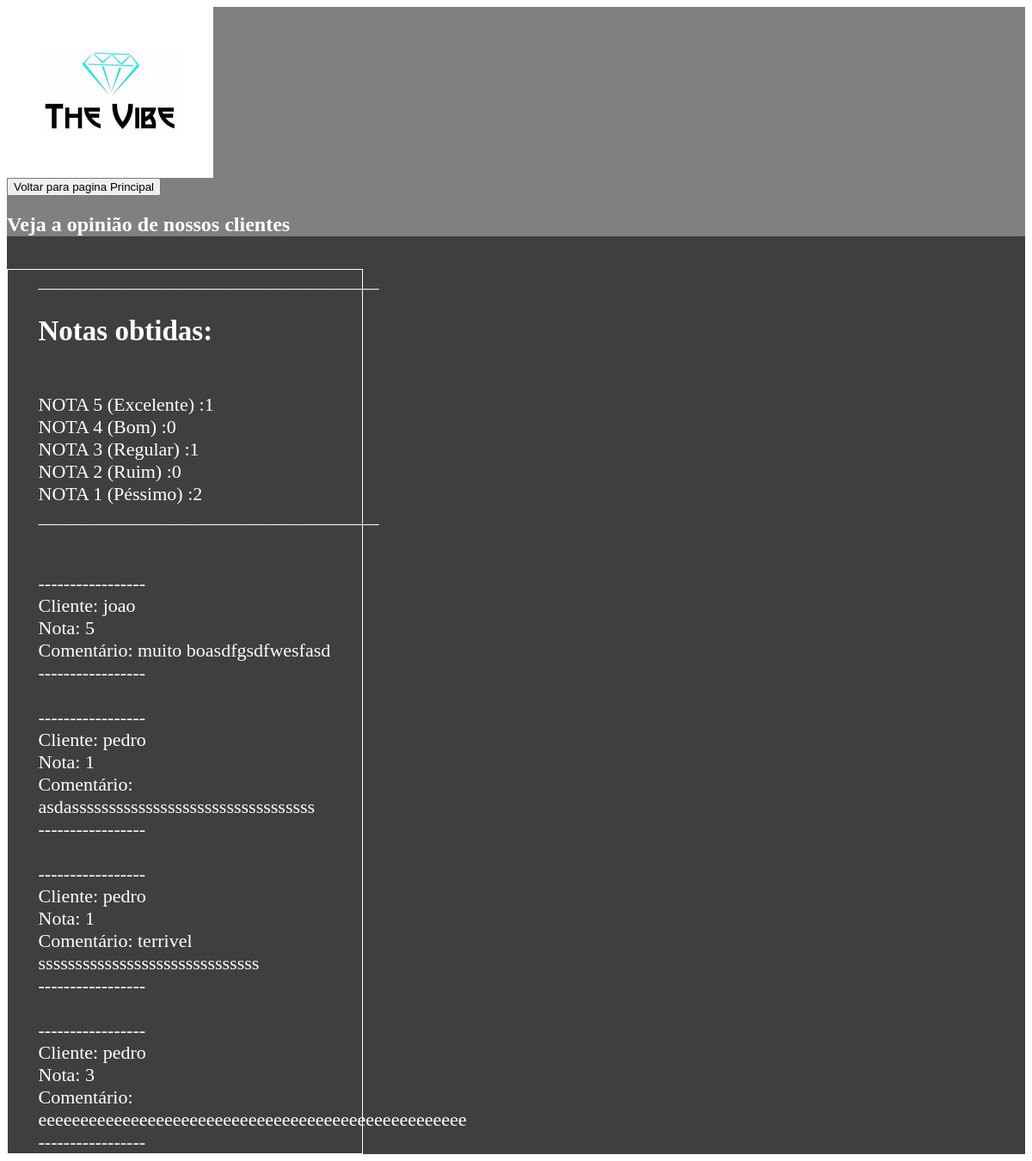
Page /feedback.php on the committed database.
### tables this page shows
CREATE TABLE IF NOT EXISTS `feedback` (
  `id` int(11) NOT NULL AUTO_INCREMENT,
  `nome` varchar(50) NOT NULL,
  `nota` int(11) NOT NULL,
  `comentario` varchar(500) NOT NULL,
  PRIMARY KEY (`id`)
);

### feedback.php (the view, shortened to what this page needs)
<?php
	require 'conexao.php';
?>
<!DOCTYPE html>
<html>
<head>
	<link rel="stylesheet" type="text/css" href="styles-cadastro.css">
</head>
<body>
	<section><div class="login-box">
	<img class="logo" src="images/vibe.png" alt="logotipo da loja" >
		<div class="login-box">
		<div class="login-box1">
		<input type="button" value="Voltar para pagina Principal" onclick="javascript: location.href='index.php';" />
		<h1> Veja a opinião de nossos clientes </h1>
		</div>
		<br>
			<div id="boxOrcamento" >
				<?php
					$feedbacks = dbBuscaFeedbacks();
					$feedbacks2 = dbBuscaFeedbacks();
					$notas1 = 0;
					$notas2 = 0;
					$notas3 = 0;
					$notas4 = 0;
					$notas5 = 0;
					while ($linha = mysqli_fetch_array($feedbacks)) {
						if ($linha['nota'] == 1) {
							$notas1++;
						}elseif ($linha['nota'] == 2) {
							$notas2++;
						}elseif ($linha['nota'] == 3) {
							$notas3++;
						}elseif ($linha['nota'] == 4) {
							$notas4++;
						}elseif ($linha['nota'] == 5) {
							$notas5++;
						}
					}
					echo "____________________________________" ?><br />
					<h2>Notas obtidas:</h2><br>
					<?php
						echo " NOTA 5 (Excelente) :".$notas5; ?><br /><?php
						echo " NOTA 4 (Bom) :".$notas4; ?><br /><?php
						echo " NOTA 3 (Regular) :".$notas3; ?><br /><?php
						echo " NOTA 2 (Ruim) :".$notas2; ?><br /><?php
						echo " NOTA 1 (Péssimo) :".$notas1; ?><br /><?php
					echo "____________________________________" ?><br /><br />
					<?php
					while ($linha = mysqli_fetch_array($feedbacks2)) {
						$txtNomeCliente = $linha['nome'];
						$txtNota = $linha['nota'];
						$txtComentario = $linha['comentario'];
							?><br /><?php
							echo "-----------------";
							?><br /><?php
							echo "Cliente: ".$txtNomeCliente;
							?><br /><?php
							echo "Nota: ".$txtNota;
							?><br /><?php
							echo "Comentário: ".$txtComentario;
							?><br /><?php
							echo "-----------------";
							?><br /><?php
					}
			?>
		</div>
	</div></section>
</body>
</html>

### styles-cadastro.css (style rules this page uses)
.login-box { background: rgba(0, 0, 0, 0.5); color: white; }
.login-box1 { background-color: gray; color: white; }
#boxOrcamento { margin-right: 65%; padding: 0 0 0 3%; border: 1px solid white; font-size: 22px; }

### rows in the picture
feedback: nome "joao", nota "5", comentario "muito boasdfgsdfwesfasd"
feedback: nome "pedro", nota "1", comentario "asdasssssssssssssssssssssssssssssssss"
feedback: nome "pedro", nota "1", comentario "terrivel ssssssssssssssssssssssssssssss"
feedback: nome "pedro", nota "3", comentario "eeeeeeeeeeeeeeeeeeeeeeeeeeeeeeeeeeeeeeeeeeeeeeeeeee"

### other values in the picture
$notas5 "1"
$notas4 "0"
$notas3 "1"
$notas2 "0"
$notas1 "2"
